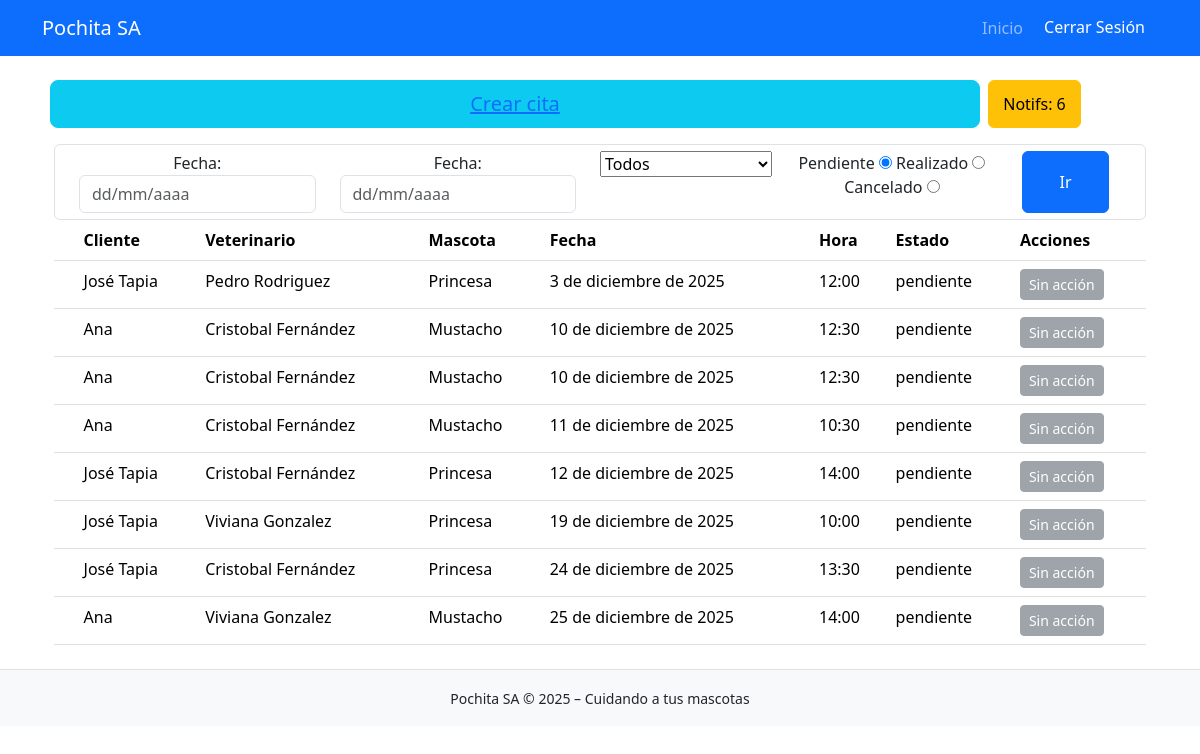
Before: /horarios/ (signed in) with the older database file.
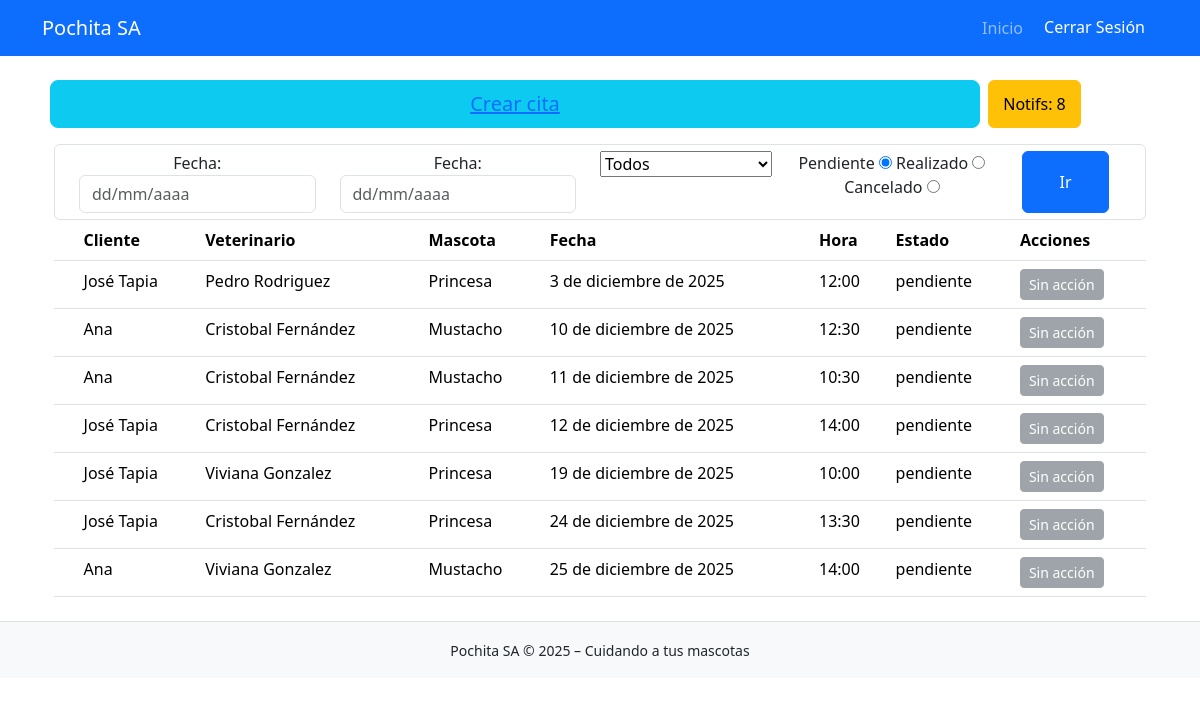
After: the same page with the newer database file.
### horarios/models.py (models this page shows, shortened)
class Cita(models.Model):
    fecha = models.DateField(verbose_name="Fecha agendada")
    hora_inicial = models.IntegerField(verbose_name="Bloque inicial de cita")
    estado = models.CharField(max_length=9, choices=ESTADOS_DE_CITA, verbose_name="Estado")
    veterinario = models.ForeignKey(Veterinario, on_delete=models.CASCADE, verbose_name="Veterinario asignado")
    ficha_cliente = models.ForeignKey(FichaMascota, on_delete=models.CASCADE, verbose_name="Ficha Cliente")
    updated = models.DateTimeField(auto_now=True, verbose_name="Última vez actualizado")
    def bloques_a_tiempo(self, bloque):
        inicio_horario = datetime(self.fecha.year, self.fecha.month, self.fecha.day, 8, 0, 0, 0)
        result = inicio_horario + timedelta(minutes=(bloque - 1) * 30)
        return result.strftime('%H:%M')
    @property
    def hora_inicial_a_tiempo(self):
        return self.bloques_a_tiempo(self.hora_inicial)

### fichas_mascota/models.py (models this page shows, shortened)
class FichaMascota(models.Model):
    cliente = models.CharField(max_length=90, verbose_name="Nombre del dueño")
    mascota = models.CharField(max_length=30, verbose_name="Nombre de la mascota")
    especie = models.CharField(max_length=40, verbose_name="Especie de la mascota")
    edad = models.IntegerField(verbose_name="Edad de la mascota")
    peso = models.IntegerField(verbose_name="Peso de la mascota")
    vacunas = models.TextField(max_length=60, verbose_name="Descripción de vacunas")
    tratamientos_apli = models.TextField(max_length=200, verbose_name="Tratamientos aplicados")
    tratamientos_sig = models.TextField(max_length=100, verbose_name="Siguiente tratamiento por aplicar")
    telefono = models.CharField(max_length=15, verbose_name="Teléfono de contacto")
    created = models.DateTimeField(auto_now_add=True, verbose_name="Fecha creación")
    updated = models.DateTimeField(auto_now=True, verbose_name="Última vez actualizado")

### veterinarios/models.py (models this page shows, shortened)
class Veterinario(models.Model):
    nombre = models.CharField(max_length=120, verbose_name="Nombre de Veterinario")
    usuario = models.ForeignKey(User, on_delete=models.CASCADE, verbose_name="Cuenta de usuario")
    created = models.DateTimeField(auto_now_add=True, verbose_name="Fecha de registro")

### horarios/views.py (the view)
# urls.py: path('', views.horarios, name = "horarios"),
@login_required
def horarios(req):
    veterinario = req.GET.get('veterinario')
    if veterinario:
        veterinario = veterinario.strip()
    estado = req.GET.get('estado', None)
    lista_estados = ["realizado", "pendiente", "cancelado"]
    if estado not in lista_estados:
        estado = "pendiente"
    hoy = localtime().date()
    try:
        fecha_min_str = req.GET.get('fecha-min', None)
        fecha_min = datetime.strptime(fecha_min_str, "%d/%m/%Y").date()
    except:
        fecha_min = date(hoy.year, hoy.month, 1)
    fecha_ult_dia_sig_mes = date(hoy.year, hoy.month, 1) + relativedelta(months=1)
    fecha_ult_dia_sig_mes = date(
        fecha_ult_dia_sig_mes.year,
        fecha_ult_dia_sig_mes.month,
        calendar.monthrange(fecha_ult_dia_sig_mes.year, fecha_ult_dia_sig_mes.month)[1]
    )
    try:
        fecha_max_str = req.GET.get('fecha-max', None)
        fecha_max = datetime.strptime(fecha_max_str, "%d/%m/%Y").date()
        if fecha_max > fecha_ult_dia_sig_mes: fecha_max = fecha_ult_dia_sig_mes
    except:
        fecha_max = fecha_ult_dia_sig_mes
    if veterinario:
        citas = Cita.objects.filter(
            fecha__range=(fecha_min, fecha_max),
            estado=estado,
            veterinario__id=veterinario
        ).order_by('fecha')
    else:
        citas = Cita.objects.filter(
            fecha__range=(fecha_min, fecha_max),
            estado=estado
        ).order_by('fecha')
    veterinarios = Veterinario.objects.all().order_by('id')
    try:
        vet_loggeado = Veterinario.objects.get(usuario__id=req.user.id)
    except:
        vet_loggeado = None
    notificaciones = get_notificaciones(req)
    return render(req, 'horarios/horario.html', {
        'citas': citas,
        'fecha_first': date(2020, 1, 1),
        'fecha_min': hoy,   # Establece limite de fecha, hoy
        'fecha_max': fecha_ult_dia_sig_mes,
        'veterinarios': veterinarios,
        'vet_loggeado': vet_loggeado,
        'notificaciones': notificaciones
    })

### core/processors.py (called while the page is built)
def ctx_dict(req):
    ctx = {
        "NOMBRE_PAGINA": "Pochita S.A",
        "LINK_GITHUB": "https://github.com/FrappuccinoIc/pochita_sa"
    }
    return ctx

### core/views.py (called while the page is built)
def get_notificaciones(req):
    user_id = req.user.id
    try: recepcionista = Recepcionista.objects.get(usuario__id = user_id)
    except: recepcionista = False
    if not recepcionista:
        return 0
    notificaciones = Notificacion.objects.filter(recepcionista__usuario__id = user_id, chequeado = False)
    return {"num": len(notificaciones), "es_recepcionista": recepcionista}

### horarios/templates/horarios/horario.html (shortened to what this page needs)
{% extends 'core/base.html' %}
{% block content %}
<div class="container">
    <div class="row text-center mb-3 x-5">
        <button class="btn btn-info btn-lg btn-block col-10 mx-2"><a class="" href="/horarios/citas/registrar">Crear cita</a></button>
        {% if notificaciones.es_recepcionista %}
        <button class="btn btn-warning text-center col-1">
            <a class="nav-link" href="/horarios/notificaciones">Notifs: {{ notificaciones.num }}</a>
        </button>
        {% endif %}
    </div>
    <form class="form-control text-center" method="get" action="">
        <div class="container row">
            <div class="col-3">
                <label for="fecha">Fecha:</label>
                <input type="text" readonly name="fecha-min" class="form-control fecha-input" autocomplete="off" placeholder="dd/mm/aaaa"
                    min="{{fecha_min.year}}-{{fecha_min.month}}-1"
                    max="{{fecha_max.year}}-{{fecha_max.month}}-{{fecha_max.day}}"
                >
            </div>
            <div class="col-3">
                <label for="fecha">Fecha:</label>
                <input type="text" readonly name="fecha-max" class="form-control fecha-input" autocomplete="off" placeholder="dd/mm/aaaa"
                    min="{{fecha_min.year}}-{{fecha_min.month}}-1"
                    max="{{fecha_max.year}}-{{fecha_max.month}}-{{fecha_max.day}}"
                >
            </div>
            <div class="col-2">
                <select name="veterinario" id="veterinario">
                    <option value="">Todos</option>
                </select>
            </div>
            <div class="col-3">
                <label for="pendiente">Pendiente</label>
                <input type="radio" id="pendiente" name="estado" value="pendiente" checked>
                <label for="realizado">Realizado</label>
                <input type="radio" id="realizado" name="estado" value="realizado">
                <label for="cancelado">Cancelado</label>
                <input type="radio" id="cancelado" name="estado" value="cancelado">
            </div>
            <button class="btn btn-primary col-1">Ir</button>
        </div>
    </form>
    <table class="table">
        <thead>
            <tr>
                <th></th>
                <th>Cliente</th>
                <th>Veterinario</th>
                <th>Mascota</th>
                <th>Fecha</th>
                <th>Hora</th>
                <th>Estado</th>
                <th>Acciones</th>
            </tr>
        </thead>
        <tbody>
            {% for cita in citas %}
            <tr>
                <td></td>
                <td>{{ cita.ficha_cliente.cliente }}</td>
                <td>{{ cita.veterinario.nombre }}</td>
                <td>{{ cita.ficha_cliente.mascota }}</td>
                <td>{{ cita.fecha }}</td>
                <td>{{ cita.hora_inicial_a_tiempo }}</td>
                <td>{{ cita.estado }}</td>
                <td>
                    {% if vet_loggeado.id == cita.veterinario.id and cita.estado == "pendiente" %}
                    <a href="{% url 'eliminar_cita' cita.id %}"
                        class="btn btn-sm btn-danger">
                        Cancelar
                    </a>
                    {% elif vet_loggeado.id == cita.veterinario.id %}
                    <button class="btn btn-sm btn-dark" disabled>
                        {{ cita.estado|capfirst }}
                    </button>
                    {% else %}
                    <button class="btn btn-sm btn-secondary" disabled>
                        Sin acción
                    </button>
                    {% endif %}
                </td>
            </tr>
            {% endfor %}
        </tbody>
    </table>
</div>
<link rel="stylesheet"
href="https://cdnjs.cloudflare.com/ajax/libs/bootstrap-datepicker/1.9.0/css/bootstrap-datepicker.min.css">
{% endblock %}

Changed rows visible on the page:
no longer on this page (row edited): Cita: ficha_cliente.cliente "Ana", veterinario.nombre "Cristobal Fernández", ficha_cliente.mascota "Mustacho", fecha "10 de diciembre de 2025", hora_inicial_a_tiempo "12:30", estado "pendiente", shows "Sin acción"
Other visible differences:
{{ notificaciones.num }}: "6" → "8"
